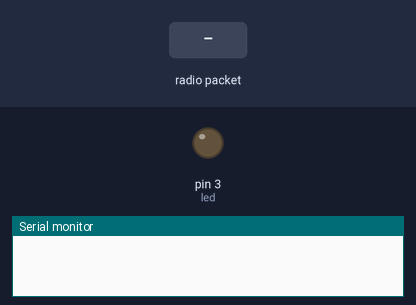
The sketch below on a simulated Arduino Uno, built with avr-gcc and run on an emulated ATmega328P. Parts: output pins drawn as LEDs (lit = HIGH), the last lines printed to the serial monitor. The inputs (shaded band) are chosen by the test bench. No radio packets arrive unless stated.

Above: at 1.2 s.
1.3 s: radio packet "1" arrives
At 2.3 s:
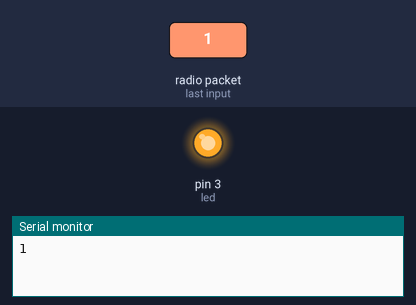
2.8 s: radio packet "0" arrives
At 3.4 s:
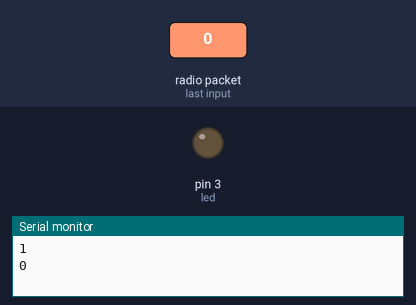
Timing chart, 0 to 5.8 s (numbered marks = the images above; inputs shaded):
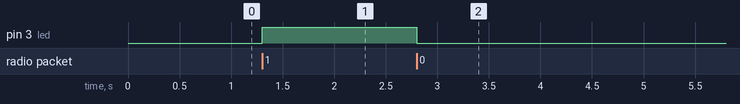

Measured:
- after the input at 1.3 s, pin 3 (led): LOW → HIGH at once
- after the input at 2.8 s, pin 3 (led): HIGH → LOW at once

The sketch:

decoder.ino
```cpp
#include <VirtualWire.h>
#define led 3
char message[] = " ";
void setup()
{
pinMode(led, OUTPUT);
Serial.begin(9600);
vw_set_ptt_inverted(true);
vw_set_rx_pin(11);
vw_setup(4000);
vw_rx_start();
}
void loop()
{
uint8_t buf[VW_MAX_MESSAGE_LEN];
uint8_t buflen = VW_MAX_MESSAGE_LEN;
if (vw_get_message(buf, &buflen))
{
message[0] = (char) buf[0];
if (message[0] == '0')
{
Serial.println(message[0]);
digitalWrite(led, LOW);
}
else if (message[0] == '1')
{
Serial.println(message[0]);
digitalWrite(led, HIGH);
}
}
}
```
